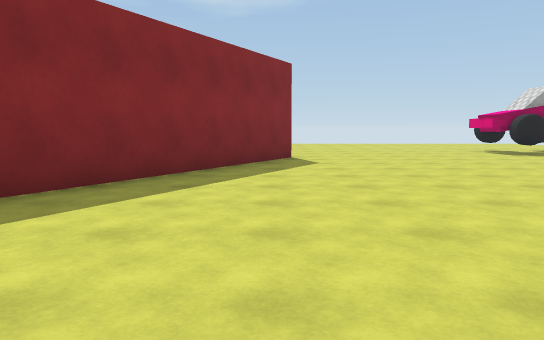
[1] (above)

18 first-person views from a walk through a 3-D level made in the Unity game engine. The camera is 1.3 m above the floor, tilts 6° down and sees 70° across. The floor is counted in squares, 2 m on a side. Each view is taken from the middle of a square. On the plan, view 1 faces up. The plan holds only what a view shows up to about 11 squares ahead; the rest is blank. The place goes on beyond the plan. Surface patterns are stand-ins for the level's own textures.

[2]
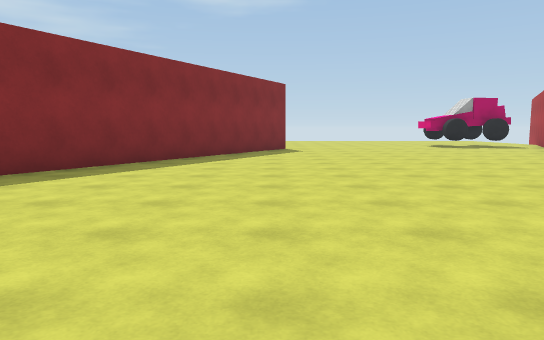

[3]
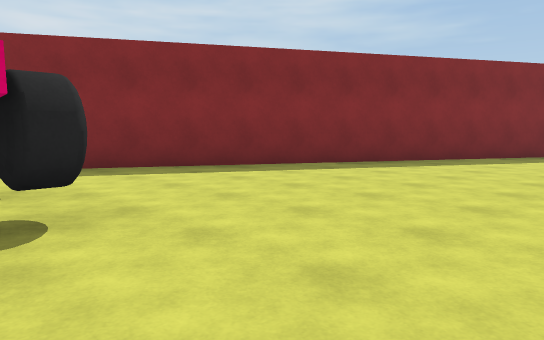

[4]
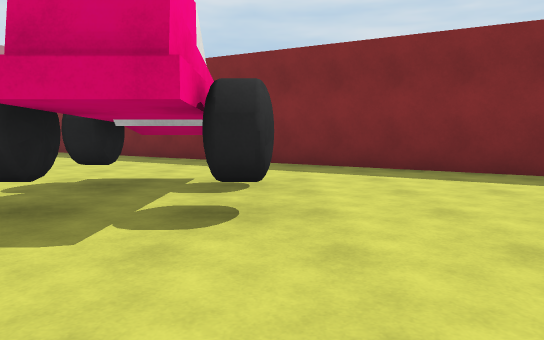

[5]
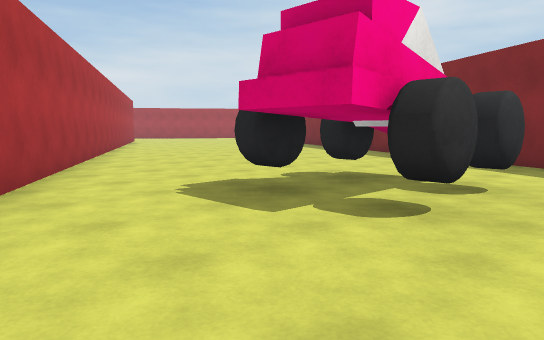

[6]
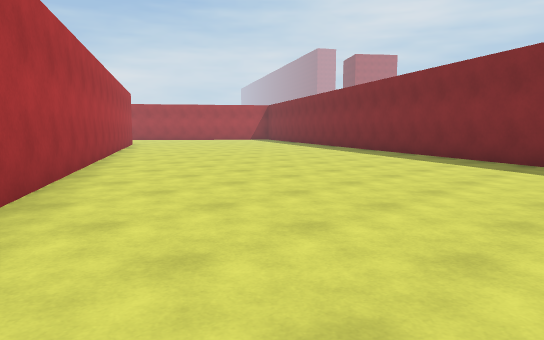

[7]
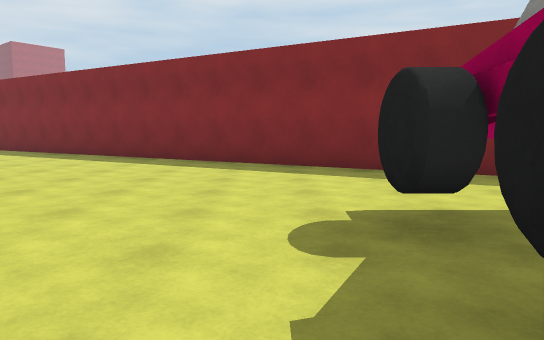

[8]
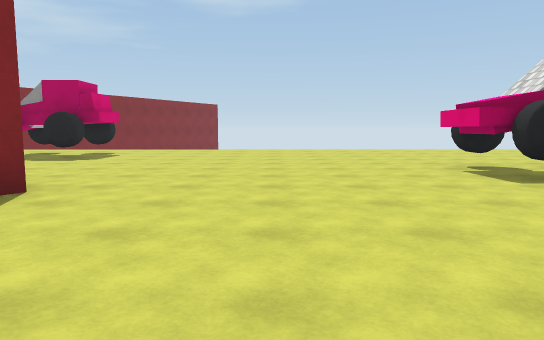

[9]
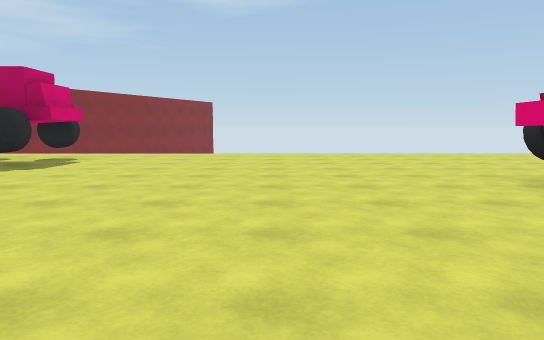

[10]
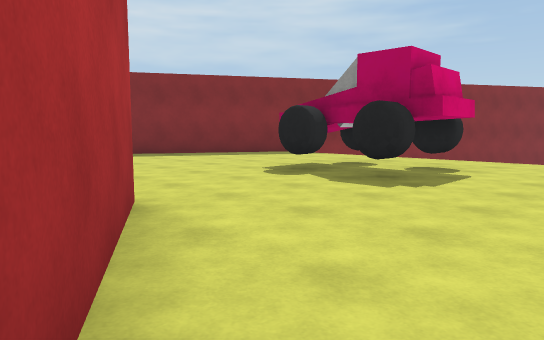

[11]
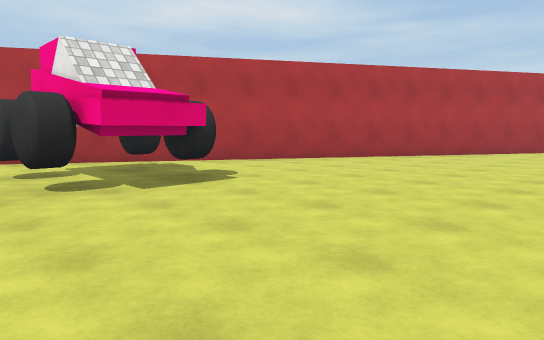

[12]
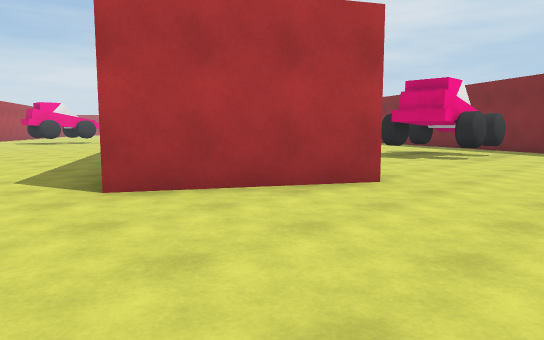

[13]
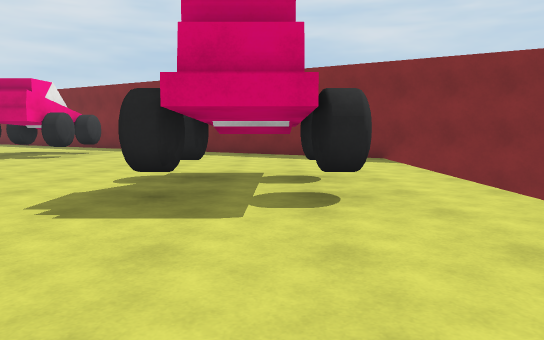

[14]
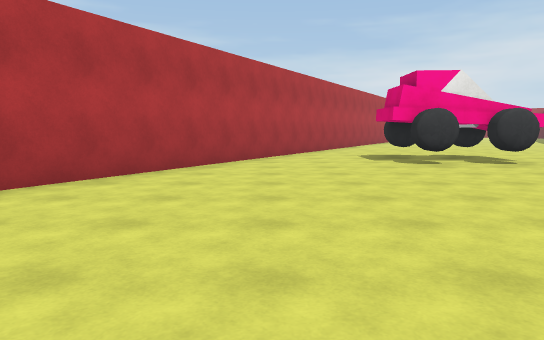

[15]
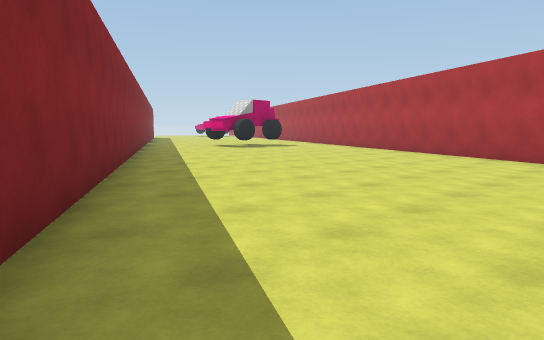

[16]
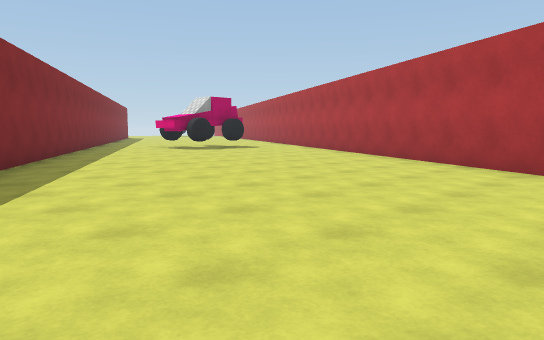

[17]
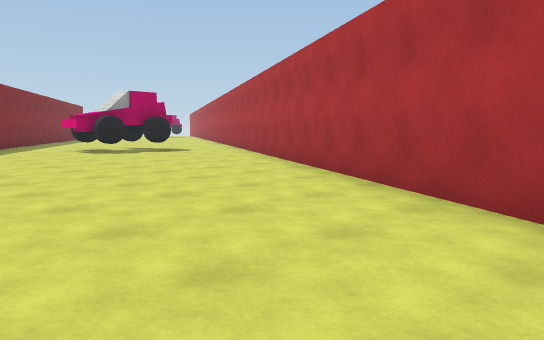

[18]
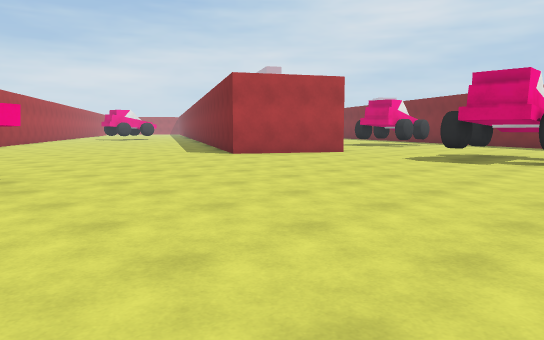

### Floor plan
Points are (right, up) in squares from view 1. A wall is a line through its corners. A room is listed if a view was taken in it or the views show most of it. See-through windows are left out.
Room 1 (views 1, 2, 3, 4, 5, 6, 7, 8, 9, 10, 11, 12, 13, 14, 15, 16, 17, 18)
walls: (4.2, 0.3) (7.5, 6); (-2.4, 10.6) (0.4, 9) (-13.7, -15.9); (-4.4, -6.8) (-5.2, -6.8) (-5.2, -6.1); (-10.5, 10.8) (-10.9, 10.1); (5.8, 10.4) (5.8, 11.5) (6.5, 11.5); (6.1, 10.4) (6.1, 11.5); (-1, 15.4) (-1, 14.4); (-6.1, 18.5) (-9.1, 13.3); (-6.5, -18.5) (2.9, -2)
objects: other object (-9, 8) to (-8, 8); other object (-9, 10); other object (-8, 9); other object (-7, 8); other object (-7, 9); other object (-7, 10); other object (-5, -5) to (-4, -5); other object (-4, -7); other object (-4, -6); other object (-3, -7); other object (-3, -6); other object (-3, -5); other object (-3, 14); other object (-3, 15); other object (-3, 16); other object (-2, 14) to (-1, 14); other object (-2, 15); other object (-2, 16); other object (6, 10); other object (6, 12); other object (7, 11)

Where each view was taken, in squares from view 1:
view 1: 0 up, 0 right, facing up
view 2: 4 down, 0 right, facing up
view 3: 6 down, 0 right, facing up-left
view 4: 5 down, 0 right, facing left
view 5: 4 down, 0 right, facing down-left
view 6: 8 down, 2 left, facing down-left
view 7: 8 down, 2 left, facing left
view 8: 5 up, 3 right, facing up
view 9: 7 up, 3 right, facing up
view 10: 9 up, 1 right, facing up-left
view 11: 13 up, 2 right, facing down-right
view 12: 13 up, 2 right, facing down-left
view 13: 15 up, 2 right, facing left
view 14: 2 up, 0 right, facing down
view 15: 18 down, 14 left, facing up-right
view 16: 18 down, 12 left, facing up-right
view 17: 18 down, 9 left, facing up-right
view 18: 17 up, 7 right, facing down-left
